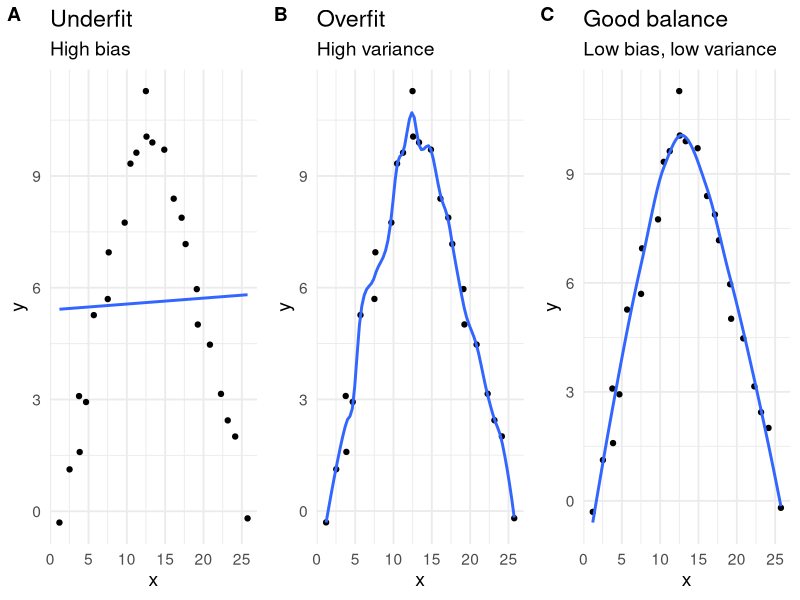

Write R code to recreate this figure.
library(tidyverse)
library(ggpubr)
df <- tibble(x = 1:25 + rnorm(25, sd = 0.5),
             y = c(0, 1, 2, 3, 4, 5, 6, 7, 8, 9, 9.5, 9.75, 10, 9.75, 9.5,  9, 8, 7, 6, 5, 4, 3, 2, 1, 0) + rnorm(25, sd = 0.5))

underfit <- df %>%
  ggplot(aes(x = x , y = y)) +
  geom_point() +
  geom_smooth(method = "lm", se = FALSE) +
  theme_minimal(base_size = 14) +
  labs(title = "Underfit",
       subtitle = "High bias")


overfit <- df %>%
  ggplot(aes(x = x , y = y)) +
  geom_point() +
  geom_smooth(se = FALSE, span = 0.2) +
  theme_minimal(base_size = 14)+
  labs(title = "Overfit",
       subtitle = "High variance")

goodfit <- df %>%
  ggplot(aes(x = x , y = y)) +
  geom_point() +
  geom_smooth(se = FALSE) +
  theme_minimal(base_size = 14) +
  labs(title = "Good balance",
       subtitle = "Low bias, low variance")

p <- ggarrange(underfit, overfit, goodfit, labels = "AUTO", nrow = 1)
ggsave(p, width = 450, height = 150, dpi = 96, units = "px", filename = "helpfiles/overUnderFit.png", scale = 1.75)
